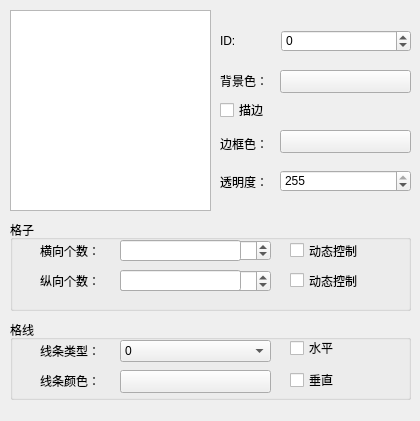
<?xml version="1.0" encoding="UTF-8"?>
<ui version="4.0">
 <class>TableDlg</class>
 <widget class="QWidget" name="TableDlg">
  <property name="geometry">
   <rect>
    <x>0</x>
    <y>0</y>
    <width>420</width>
    <height>421</height>
   </rect>
  </property>
  <property name="windowTitle">
   <string>Form</string>
  </property>
  <widget class="QGraphicsView" name="MainView">
   <property name="geometry">
    <rect>
     <x>10</x>
     <y>10</y>
     <width>201</width>
     <height>201</height>
    </rect>
   </property>
  </widget>
  <widget class="QLabel" name="label">
   <property name="geometry">
    <rect>
     <x>220</x>
     <y>70</y>
     <width>51</width>
     <height>21</height>
    </rect>
   </property>
   <property name="text">
    <string>背景色：</string>
   </property>
  </widget>
  <widget class="QPushButton" name="m_backcolorbtn">
   <property name="geometry">
    <rect>
     <x>280</x>
     <y>70</y>
     <width>131</width>
     <height>23</height>
    </rect>
   </property>
   <property name="focusPolicy">
    <enum>Qt::NoFocus</enum>
   </property>
   <property name="text">
    <string/>
   </property>
  </widget>
  <widget class="QCheckBox" name="m_bordercheck">
   <property name="geometry">
    <rect>
     <x>220</x>
     <y>100</y>
     <width>131</width>
     <height>20</height>
    </rect>
   </property>
   <property name="focusPolicy">
    <enum>Qt::NoFocus</enum>
   </property>
   <property name="text">
    <string>描边</string>
   </property>
  </widget>
  <widget class="QPushButton" name="m_bordercolorbtn">
   <property name="geometry">
    <rect>
     <x>280</x>
     <y>130</y>
     <width>131</width>
     <height>23</height>
    </rect>
   </property>
   <property name="focusPolicy">
    <enum>Qt::NoFocus</enum>
   </property>
   <property name="text">
    <string/>
   </property>
  </widget>
  <widget class="QLabel" name="m_borderlable">
   <property name="geometry">
    <rect>
     <x>220</x>
     <y>133</y>
     <width>51</width>
     <height>21</height>
    </rect>
   </property>
   <property name="text">
    <string>边框色：</string>
   </property>
  </widget>
  <widget class="QGroupBox" name="groupBox">
   <property name="geometry">
    <rect>
     <x>10</x>
     <y>220</y>
     <width>401</width>
     <height>91</height>
    </rect>
   </property>
   <property name="title">
    <string>格子</string>
   </property>
   <widget class="QLabel" name="label_3">
    <property name="geometry">
     <rect>
      <x>30</x>
      <y>20</y>
      <width>71</width>
      <height>21</height>
     </rect>
    </property>
    <property name="text">
     <string>横向个数：</string>
    </property>
   </widget>
   <widget class="QLabel" name="label_4">
    <property name="geometry">
     <rect>
      <x>30</x>
      <y>50</y>
      <width>71</width>
      <height>21</height>
     </rect>
    </property>
    <property name="text">
     <string>纵向个数：</string>
    </property>
   </widget>
   <widget class="QSpinBox" name="m_hnumberspin">
    <property name="geometry">
     <rect>
      <x>110</x>
      <y>20</y>
      <width>151</width>
      <height>21</height>
     </rect>
    </property>
    <property name="maximum">
     <number>30</number>
    </property>
    <property name="value">
     <number>4</number>
    </property>
   </widget>
   <widget class="QSpinBox" name="m_Vnumberspin">
    <property name="geometry">
     <rect>
      <x>110</x>
      <y>50</y>
      <width>151</width>
      <height>22</height>
     </rect>
    </property>
    <property name="maximum">
     <number>30</number>
    </property>
    <property name="value">
     <number>4</number>
    </property>
   </widget>
   <widget class="QCheckBox" name="check_const_H">
    <property name="geometry">
     <rect>
      <x>280</x>
      <y>20</y>
      <width>81</width>
      <height>21</height>
     </rect>
    </property>
    <property name="text">
     <string>动态控制</string>
    </property>
   </widget>
   <widget class="QCheckBox" name="check_const_V">
    <property name="geometry">
     <rect>
      <x>280</x>
      <y>50</y>
      <width>81</width>
      <height>21</height>
     </rect>
    </property>
    <property name="text">
     <string>动态控制</string>
    </property>
   </widget>
   <widget class="QLineEdit" name="lineEdit_H">
    <property name="geometry">
     <rect>
      <x>110</x>
      <y>20</y>
      <width>121</width>
      <height>21</height>
     </rect>
    </property>
   </widget>
   <widget class="QPushButton" name="btnAddr_const_H">
    <property name="geometry">
     <rect>
      <x>238</x>
      <y>18</y>
      <width>21</width>
      <height>23</height>
     </rect>
    </property>
    <property name="text">
     <string/>
    </property>
    <property name="icon">
     <iconset resource="../../resourse.qrc">
      <normaloff>:/addressintput/images/address.bmp</normaloff>:/addressintput/images/address.bmp</iconset>
    </property>
    <property name="flat">
     <bool>true</bool>
    </property>
   </widget>
   <widget class="QLineEdit" name="lineEdit_V">
    <property name="geometry">
     <rect>
      <x>110</x>
      <y>50</y>
      <width>121</width>
      <height>21</height>
     </rect>
    </property>
   </widget>
   <widget class="QPushButton" name="btnAddr_const_V">
    <property name="geometry">
     <rect>
      <x>238</x>
      <y>48</y>
      <width>21</width>
      <height>23</height>
     </rect>
    </property>
    <property name="text">
     <string/>
    </property>
    <property name="icon">
     <iconset resource="../../resourse.qrc">
      <normaloff>:/addressintput/images/address.bmp</normaloff>:/addressintput/images/address.bmp</iconset>
    </property>
    <property name="flat">
     <bool>true</bool>
    </property>
   </widget>
  </widget>
  <widget class="QGroupBox" name="groupBox_2">
   <property name="geometry">
    <rect>
     <x>10</x>
     <y>320</y>
     <width>401</width>
     <height>80</height>
    </rect>
   </property>
   <property name="title">
    <string>格线</string>
   </property>
   <widget class="QCheckBox" name="m_hcheck">
    <property name="geometry">
     <rect>
      <x>280</x>
      <y>20</y>
      <width>81</width>
      <height>16</height>
     </rect>
    </property>
    <property name="focusPolicy">
     <enum>Qt::NoFocus</enum>
    </property>
    <property name="text">
     <string>水平</string>
    </property>
   </widget>
   <widget class="QCheckBox" name="m_vcheck">
    <property name="geometry">
     <rect>
      <x>280</x>
      <y>50</y>
      <width>81</width>
      <height>20</height>
     </rect>
    </property>
    <property name="focusPolicy">
     <enum>Qt::NoFocus</enum>
    </property>
    <property name="text">
     <string>垂直</string>
    </property>
   </widget>
   <widget class="QLabel" name="label_5">
    <property name="geometry">
     <rect>
      <x>30</x>
      <y>20</y>
      <width>61</width>
      <height>21</height>
     </rect>
    </property>
    <property name="text">
     <string>线条类型：</string>
    </property>
   </widget>
   <widget class="QLabel" name="label_6">
    <property name="geometry">
     <rect>
      <x>30</x>
      <y>50</y>
      <width>61</width>
      <height>21</height>
     </rect>
    </property>
    <property name="text">
     <string>线条颜色：</string>
    </property>
   </widget>
   <widget class="QPushButton" name="m_linecolorbtn">
    <property name="geometry">
     <rect>
      <x>110</x>
      <y>50</y>
      <width>151</width>
      <height>23</height>
     </rect>
    </property>
    <property name="focusPolicy">
     <enum>Qt::NoFocus</enum>
    </property>
    <property name="text">
     <string/>
    </property>
   </widget>
   <widget class="QComboBox" name="m_linetypecmb">
    <property name="geometry">
     <rect>
      <x>110</x>
      <y>20</y>
      <width>151</width>
      <height>22</height>
     </rect>
    </property>
    <item>
     <property name="text">
      <string>0</string>
     </property>
     <property name="icon">
      <iconset resource="../../resourse.qrc">
       <normaloff>:/lineType/images/LineType/0.ico</normaloff>:/lineType/images/LineType/0.ico</iconset>
     </property>
    </item>
    <item>
     <property name="text">
      <string>1</string>
     </property>
     <property name="icon">
      <iconset resource="../../resourse.qrc">
       <normaloff>:/lineType/images/LineType/L1.ico</normaloff>:/lineType/images/LineType/L1.ico</iconset>
     </property>
    </item>
    <item>
     <property name="text">
      <string>2</string>
     </property>
     <property name="icon">
      <iconset resource="../../resourse.qrc">
       <normaloff>:/lineType/images/LineType/L2.ico</normaloff>:/lineType/images/LineType/L2.ico</iconset>
     </property>
    </item>
    <item>
     <property name="text">
      <string>3</string>
     </property>
     <property name="icon">
      <iconset resource="../../resourse.qrc">
       <normaloff>:/lineType/images/LineType/L3.ico</normaloff>:/lineType/images/LineType/L3.ico</iconset>
     </property>
    </item>
    <item>
     <property name="text">
      <string>4</string>
     </property>
     <property name="icon">
      <iconset resource="../../resourse.qrc">
       <normaloff>:/lineType/images/LineType/L4.ico</normaloff>:/lineType/images/LineType/L4.ico</iconset>
     </property>
    </item>
    <item>
     <property name="text">
      <string>5</string>
     </property>
     <property name="icon">
      <iconset resource="../../resourse.qrc">
       <normaloff>:/lineType/images/LineType/L5.ico</normaloff>:/lineType/images/LineType/L5.ico</iconset>
     </property>
    </item>
   </widget>
  </widget>
  <widget class="QSpinBox" name="m_TransparentspBox">
   <property name="geometry">
    <rect>
     <x>280</x>
     <y>170</y>
     <width>131</width>
     <height>22</height>
    </rect>
   </property>
   <property name="maximum">
    <number>255</number>
   </property>
   <property name="value">
    <number>255</number>
   </property>
  </widget>
  <widget class="QLabel" name="m_Transparentlabel">
   <property name="geometry">
    <rect>
     <x>220</x>
     <y>171</y>
     <width>51</width>
     <height>21</height>
    </rect>
   </property>
   <property name="text">
    <string>透明度：</string>
   </property>
  </widget>
  <widget class="QWidget" name="layoutWidget">
   <property name="geometry">
    <rect>
     <x>220</x>
     <y>30</y>
     <width>191</width>
     <height>22</height>
    </rect>
   </property>
   <layout class="QHBoxLayout" name="horizontalLayout">
    <item>
     <widget class="QLabel" name="label_7">
      <property name="maximumSize">
       <size>
        <width>16777215</width>
        <height>16777215</height>
       </size>
      </property>
      <property name="text">
       <string>ID:</string>
      </property>
     </widget>
    </item>
    <item>
     <widget class="QSpinBox" name="spinBox">
      <property name="minimumSize">
       <size>
        <width>130</width>
        <height>0</height>
       </size>
      </property>
      <property name="maximumSize">
       <size>
        <width>131</width>
        <height>16777215</height>
       </size>
      </property>
      <property name="minimum">
       <number>-1</number>
      </property>
      <property name="maximum">
       <number>100000</number>
      </property>
     </widget>
    </item>
   </layout>
  </widget>
 </widget>
 <resources>
  <include location="../../resourse.qrc"/>
 </resources>
 <connections/>
</ui>
